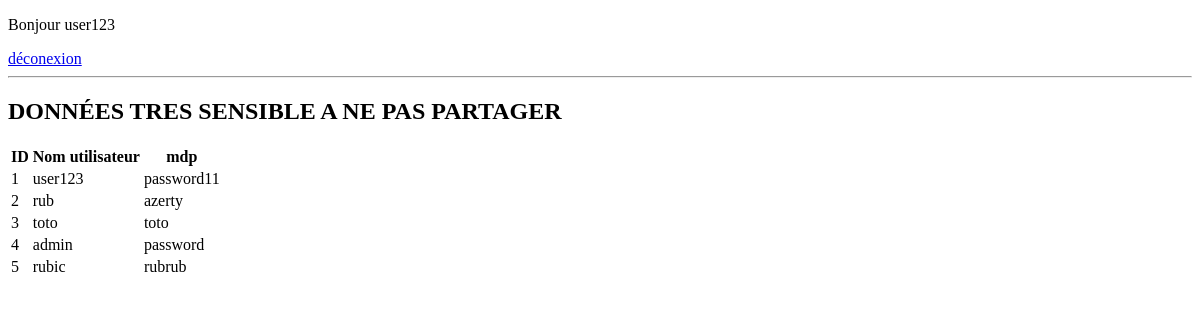
Page /admin (signed in) on the earlier database version.
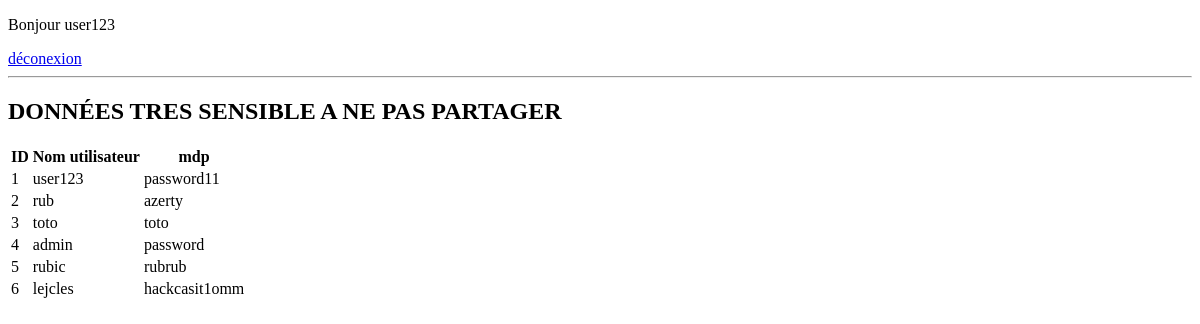
Same page on the later database version.
### main.py (models this page shows, shortened)
class User(db.Model):
    id = db.Column(db.Integer, primary_key=True)
    username = db.Column(db.String(80), unique=True, nullable=False)
    password = db.Column(db.String(120), nullable=False)

### main.py (the view)
@app.route('/admin')
def admin_page():
    if 'username' in session:
        users = User.query.all()
        return render_template('admin.html', users=users)
    else:
        return 'NOOOOOOOOOOOO'

### templates/admin.html
{% include 'header.html' %}
<!DOCTYPE html>
<html>
<body>
<h2>DONNÉES TRES SENSIBLE A NE PAS PARTAGER</h2>
<table>
  <tr>
    <th>ID</th>
    <th>Nom utilisateur</th>
    <th>mdp</th>
  </tr>
  {% for user in users %}
  <tr>
    <td>{{ user.id }}</td>
    <td>{{ user.username }}</td>
    <td>{{ user.password }}</td>
  </tr>
  {% endfor %}
</table>
</body>
</html>

### templates/header.html
<!DOCTYPE html>
<html>
<body>
{% if 'username' in session %}
  <p>Bonjour {{ session['username'] }}</p>
  <a href="{{ url_for('logout') }}">déconexion</a>
{% else %}
  <a href="{{ url_for('login') }}">Connexion</a>
  <a href="{{ url_for('signup') }}">inscritpion</a>
{% endif %}
<hr>
</body>
</html>

Differences in the rows shown:
added User: id "6", username "lejcles", password "hackcasit1omm"
